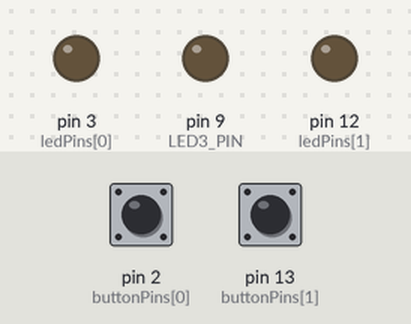
A sketch run on a simulated Arduino Uno, built with avr-gcc and run on an emulated ATmega328P. Parts: output pins drawn as LEDs (lit = HIGH). Inputs (shaded band) come from the test bench; at power-on: pin 2 (buttonPins[0]) HIGH, pin 13 (buttonPins[1]) HIGH. Random numbers use the default seed unless the sketch sets one; what the sketch prints to the serial monitor is not drawn.

Above: at 5.15 s.
At 8.7 s:
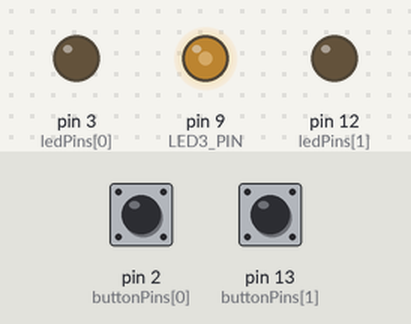
At 10.45 s:
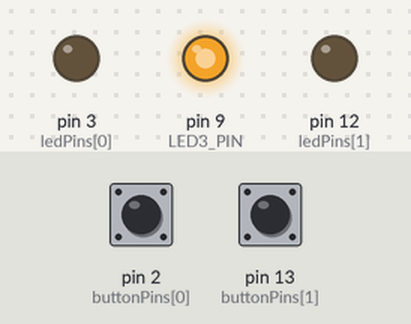
At 12.25 s:
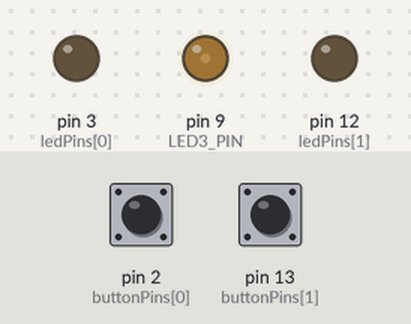
Timing chart, 0 to 15.0 s (numbered marks = the images above):
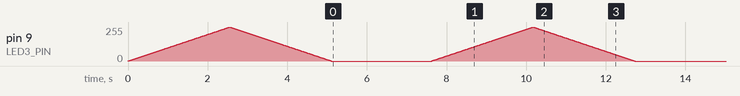

The sketch:

010_button_cowboys_game.ino
```cpp
#define PLAYER_COUNT 2

// Пины для кнопок и светодиодов
int buttonPins[PLAYER_COUNT] = {2, 13};
int ledPins[PLAYER_COUNT] = {3, 12};

// Пин для светодиода №3
#define LED3_PIN 9

// Переменные для хранения состояния игры
bool gameActive = false;
unsigned long gameStartTime;
unsigned long gameDuration;
bool buttonPressedBeforeEnd[PLAYER_COUNT]; // Состояние кнопок до окончания мерцания


void setup() {
  // Инициализация пинов для кнопок и светодиодов
  for (int i = 0; i < PLAYER_COUNT; i++) {
    pinMode(buttonPins[i], INPUT_PULLUP);
    pinMode(ledPins[i], OUTPUT);
    digitalWrite(ledPins[i], LOW);
  }

  // Инициализация светодиода №3
  pinMode(LED3_PIN, OUTPUT);
  digitalWrite(LED3_PIN, LOW);

  Serial.begin(9600);
  // Запуск игры
  startGame();
}

void loop() {
  if (gameActive) {
    // Проверка, истекло ли время мерцания светодиода №3
    if (millis() - gameStartTime >= gameDuration) {
      digitalWrite(LED3_PIN, LOW);  // Выключение светодиода №3
      gameActive = false;

      // Сохраняем состояние кнопок в момент выключения светодиода
      for (int i = 0; i < PLAYER_COUNT; i++) {
        buttonPressedBeforeEnd[i] = digitalRead(buttonPins[i]) == HIGH;
      }

      // Ожидание нажатия кнопки
      int winner = -1;
      Serial.println("Get winer");
      unsigned long reactionTime = millis();

      while (winner == -1) {
        for (int i = 0; i < PLAYER_COUNT; i++) {
          if (digitalRead(buttonPins[i]) == HIGH && !buttonPressedBeforeEnd[i]) {
            winner = i;
            break;
          }
        }
        if (millis() - reactionTime > 2000) {
          break;
        }
      }

      // Включение светодиода победителя
      digitalWrite(ledPins[winner], HIGH);
      delay(500);  // Задержка для визуализации победы
      digitalWrite(ledPins[winner], LOW);

      // Перезапуск игры
      startGame();
    }
  }
}

void startGame() {
  // Генерация случайного времени мерцания светодиода №3
  gameDuration = random(1000, 2500);
  gameStartTime = millis();
  gameActive = true;

  // Плавное мерцание светодиода №3
  for (int i = 0; i < 255; i++) {
    analogWrite(LED3_PIN, i);
    delay(10);
  }
  for (int i = 255; i >= 0; i--) {
    analogWrite(LED3_PIN, i);
    delay(10);
  }
}
```
